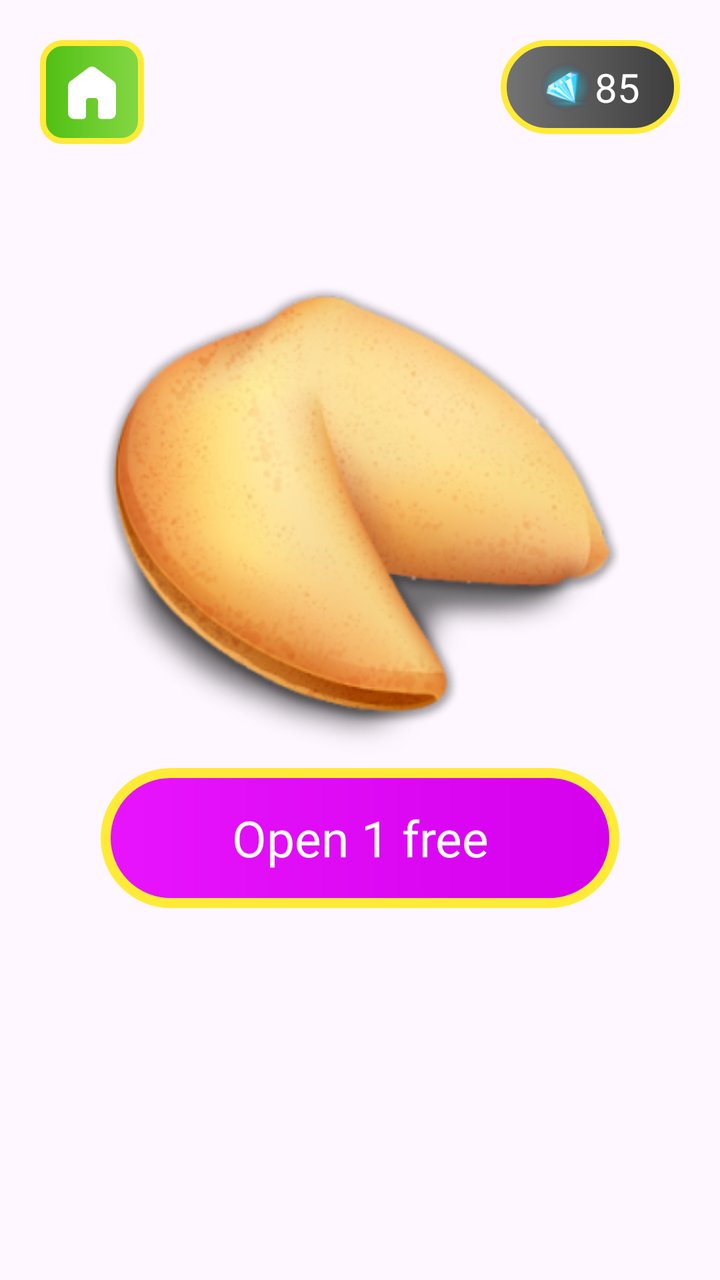
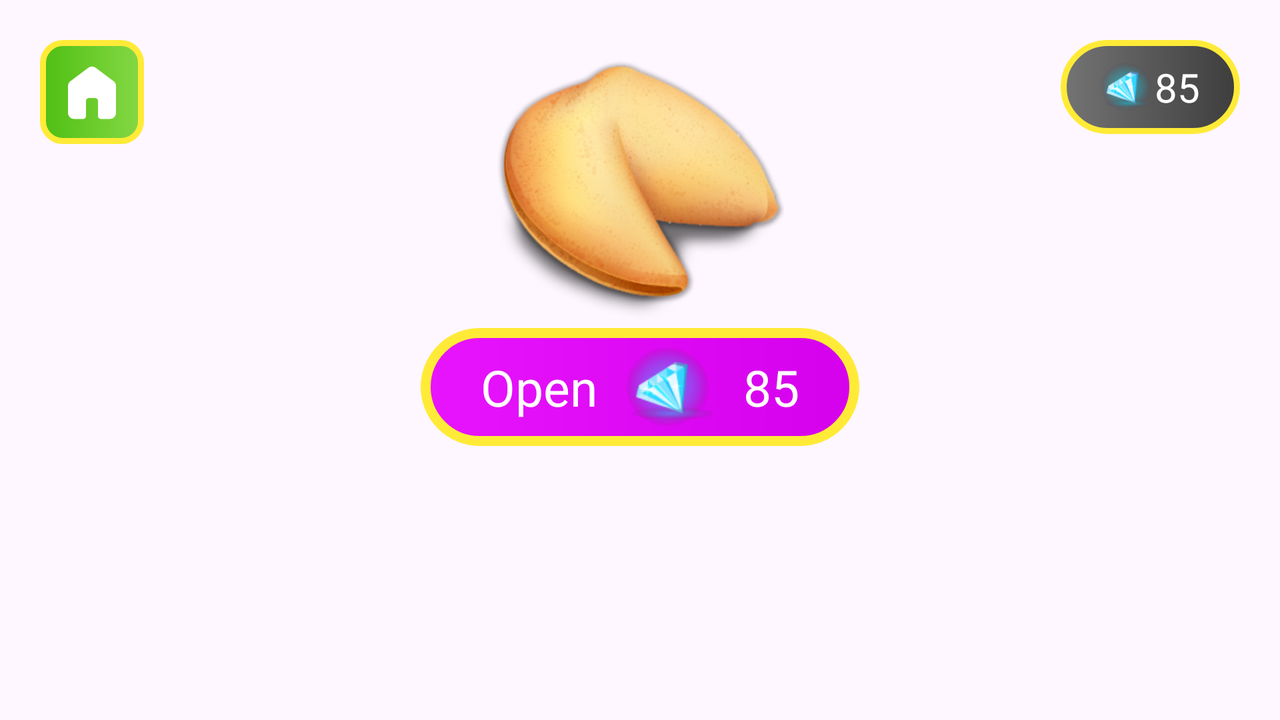

Two renders of one Android screen. The first uses the default layout on a phone; the second uses the alternative layout the repository ships for a different screen configuration, on a matching device. The two XML files are below.
<!-- AndroidManifest.xml: application theme Theme.CandysBonanzaFunny -->
<!-- res/layout/fragment_fortune_cookie.xml -->
<?xml version="1.0" encoding="utf-8"?>
<androidx.constraintlayout.widget.ConstraintLayout xmlns:android="http://schemas.android.com/apk/res/android"
    xmlns:tools="http://schemas.android.com/tools"
    android:layout_width="match_parent"
    android:layout_height="match_parent"
    xmlns:app="http://schemas.android.com/apk/res-auto"
    tools:context=".ui.fortune_cookies.FortuneCookieFragment">

    <androidx.constraintlayout.widget.Guideline
        android:id="@+id/hor60"
        android:layout_width="wrap_content"
        android:layout_height="wrap_content"
        android:orientation="horizontal"
        app:layout_constraintGuide_percent="0.6"
        />

    <ImageView
        android:id="@+id/btnHome"
        android:layout_width="wrap_content"
        android:layout_height="wrap_content"
        app:layout_constraintDimensionRatio="1:1"
        android:src="@drawable/home_without"
        android:background="@drawable/top_btns_bckgr"
        app:layout_constraintStart_toStartOf="parent"
        app:layout_constraintTop_toTopOf="parent"
        android:layout_marginTop="20dp"
        android:layout_marginStart="20dp"
        android:padding="8dp"
        />

    <include
        android:id="@+id/balance"
        android:layout_height="wrap_content"
        android:layout_width="wrap_content"
        layout="@layout/balance_layout"
        app:layout_constraintEnd_toEndOf="parent"
        app:layout_constraintTop_toTopOf="parent"
        android:layout_marginTop="20dp"
        android:layout_marginEnd="20dp"
        />

    <ImageView
        android:id="@+id/cookieImg"
        android:layout_width="0dp"
        android:layout_height="0dp"
        app:layout_constraintWidth_percent="0.72"
        app:layout_constraintDimensionRatio="1:1"
        app:layout_constraintStart_toStartOf="parent"
        app:layout_constraintEnd_toEndOf="parent"
        app:layout_constraintBottom_toTopOf="@id/hor60"
        android:src="@drawable/cookie"
        />

    <include
        android:id="@+id/btnBuy"
        android:layout_width="0dp"
        android:layout_height="0dp"
        layout="@layout/btn_buy_85"
        app:layout_constraintDimensionRatio="100:27"
        app:layout_constraintStart_toStartOf="@id/cookieImg"
        app:layout_constraintEnd_toEndOf="@id/cookieImg"
        app:layout_constraintTop_toBottomOf="@id/cookieImg"
        android:visibility="invisible"
        />

    <TextView
        android:id="@+id/openFree"
        android:layout_width="0dp"
        android:layout_height="0dp"
        app:layout_constraintDimensionRatio="100:27"
        app:layout_constraintStart_toStartOf="@id/cookieImg"
        app:layout_constraintEnd_toEndOf="@id/cookieImg"
        app:layout_constraintTop_toBottomOf="@id/cookieImg"
        android:textSize="25dp"
        android:gravity="center"
        android:text="@string/open_1_free"
        android:background="@drawable/btn_pink_bckgr"
        android:textColor="@color/white"
        android:fontFamily="@font/incised901bt_compact"
        />

    <include
        android:id="@+id/prediction"
        android:layout_width="0dp"
        android:layout_height="0dp"
        layout="@layout/prediction"
        app:layout_constraintStart_toStartOf="@id/cookieImg"
        app:layout_constraintEnd_toEndOf="@id/cookieImg"
        app:layout_constraintTop_toBottomOf="@id/btnBuy"
        app:layout_constraintBottom_toBottomOf="parent"
        android:layout_marginTop="10dp"
        android:layout_marginBottom="20dp"
        android:background="@drawable/prediction_bckgr"
        android:visibility="gone"
        />

</androidx.constraintlayout.widget.ConstraintLayout>
<!-- res/layout/balance_layout.xml (included above) -->
<?xml version="1.0" encoding="utf-8"?>
<androidx.constraintlayout.widget.ConstraintLayout xmlns:android="http://schemas.android.com/apk/res/android"
    android:layout_width="match_parent"
    android:layout_height="match_parent"
    xmlns:app="http://schemas.android.com/apk/res-auto">

    <ImageView
        android:id="@+id/balance_bckgr"
        android:layout_width="0dp"
        android:layout_height="0dp"
        app:layout_constraintStart_toStartOf="@id/ruby"
        app:layout_constraintEnd_toEndOf="@id/tvBalanceValue"
        app:layout_constraintTop_toTopOf="@id/tvBalanceValue"
        app:layout_constraintBottom_toBottomOf="@id/tvBalanceValue"
        android:src="@drawable/balance_bckgr"
        />

    <ImageView
        android:id="@+id/ruby"
        android:layout_width="0dp"
        android:layout_height="0dp"
        android:src="@drawable/ruby"
        app:layout_constraintDimensionRatio="1:1"
        app:layout_constraintStart_toStartOf="parent"
        app:layout_constraintTop_toTopOf="parent"
        app:layout_constraintBottom_toBottomOf="parent"
        android:paddingStart="20dp"
        />

    <TextView
        android:id="@+id/tvBalanceValue"
        android:layout_width="wrap_content"
        android:layout_height="wrap_content"
        app:layout_constraintStart_toEndOf="@id/ruby"
        app:layout_constraintTop_toTopOf="parent"
        app:layout_constraintBottom_toBottomOf="parent"
        android:fontFamily="@font/incised901bt_compact"
        android:textColor="@color/white"
        android:textSize="20sp"
        android:paddingEnd="20dp"
        android:paddingVertical="10dp"
        android:text="85"
        />

</androidx.constraintlayout.widget.ConstraintLayout>
<!-- res/layout/btn_buy_85.xml (included above) -->
<?xml version="1.0" encoding="utf-8"?>
<LinearLayout xmlns:android="http://schemas.android.com/apk/res/android"
    android:layout_width="match_parent"
    android:layout_height="match_parent"
    android:orientation="horizontal"
    android:background="@drawable/btn_pink_bckgr"
    android:gravity="center"
    android:paddingStart="30dp"
    android:paddingEnd="30dp"
    android:paddingVertical="10dp"
    >

    <TextView
        android:layout_width="wrap_content"
        android:layout_height="wrap_content"
        android:text="@string/open"
        android:textColor="@color/white"
        android:fontFamily="@font/incised901bt_compact"
        android:textSize="25dp"
        android:layout_weight="2"
        />

    <ImageView
        android:layout_width="wrap_content"
        android:layout_height="wrap_content"
        android:src="@drawable/ruby"
        android:layout_weight="1"
        />

    <TextView
        android:layout_width="wrap_content"
        android:layout_height="wrap_content"
        android:text="85"
        android:textColor="@color/white"
        android:fontFamily="@font/incised901bt_compact"
        android:textSize="25dp"
        android:layout_weight="2"
        />



</LinearLayout>
<!-- res/layout/prediction.xml (included above) -->
<?xml version="1.0" encoding="utf-8"?>
<LinearLayout xmlns:android="http://schemas.android.com/apk/res/android"
    android:layout_width="match_parent"
    android:layout_height="match_parent"
    xmlns:tools="http://schemas.android.com/tools"
    android:background="@drawable/prediction_bckgr"
    android:paddingHorizontal="10dp"
    android:orientation="vertical"
    android:paddingTop="25dp"
    android:gravity="center_horizontal"
    >

    <TextView
        android:layout_width="wrap_content"
        android:layout_height="wrap_content"
        android:textColor="@color/white"
        android:fontFamily="@font/incised901bt_compact"
        android:textSize="22dp"
        android:text="@string/today_s_prediction"
        android:gravity="center"
        />

    <ScrollView
        android:layout_width="wrap_content"
        android:layout_height="wrap_content"
        android:layout_marginTop="20dp"
        >

        <TextView
            android:id="@+id/predictionText"
            android:layout_width="wrap_content"
            android:layout_height="wrap_content"
            android:textColor="@color/white"
            android:fontFamily="@font/incised901bt_compact"
            android:textSize="18dp"
            android:gravity="center"
            tools:text="@string/prediction_1"
            />

    </ScrollView>

</LinearLayout>
<!-- resources referenced by this layout -->
<resources>
  <!-- drawable balance_bckgr (drawable) -->
  <?xml version="1.0" encoding="utf-8"?>
  <shape xmlns:android="http://schemas.android.com/apk/res/android">
  
      <stroke
          android:color="#FFEB37"
          android:width="3dp"
          />
      <corners android:radius="250dp" />
      <gradient
          android:startColor="#3D3D3D"
          android:centerY="0.5"
          android:centerX="0.5"
          android:endColor="#747474"
          android:angle="180"
  
          />
  
  </shape>
  <!-- drawable btn_pink_bckgr (drawable) -->
  <?xml version="1.0" encoding="utf-8"?>
  <shape xmlns:android="http://schemas.android.com/apk/res/android">
  
      <stroke
          android:color="#FFEB37"
          android:width="5dp"
          />
      <corners android:radius="250dp" />
      <gradient
          android:startColor="#D500EC"
          android:centerY="0.5"
          android:centerX="0.5"
          android:endColor="#E714FD"
          android:angle="180"
          />
  
  </shape>
  <!-- drawable cookie: png bitmap (drawable, 63933 bytes) -->
  <!-- drawable home_without (drawable) -->
  <vector xmlns:android="http://schemas.android.com/apk/res/android"
      android:width="36dp"
      android:height="36dp"
      android:viewportWidth="960"
      android:viewportHeight="960"
      android:tint="@color/white">
    <path
        android:fillColor="@android:color/white"
        android:pathData="M160,760L160,400Q160,381 168.5,364Q177,347 192,336L432,156Q453,140 480,140Q507,140 528,156L768,336Q783,347 791.5,364Q800,381 800,400L800,760Q800,793 776.5,816.5Q753,840 720,840L600,840Q583,840 571.5,828.5Q560,817 560,800L560,600Q560,583 548.5,571.5Q537,560 520,560L440,560Q423,560 411.5,571.5Q400,583 400,600L400,800Q400,817 388.5,828.5Q377,840 360,840L240,840Q207,840 183.5,816.5Q160,793 160,760Z"/>
  </vector>
  <!-- drawable prediction_bckgr (drawable) -->
  <?xml version="1.0" encoding="utf-8"?>
  <shape xmlns:android="http://schemas.android.com/apk/res/android">
  
      <stroke
          android:color="#FFEB37"
          android:width="5dp"
          />
      <corners android:radius="50dp" />
      <gradient
          android:startColor="#85D844"
          android:centerY="0.5"
          android:centerX="0.5"
          android:endColor="#4FBF13"
          android:angle="180"
          />
  
  </shape>
  <!-- drawable ruby: png bitmap (drawable, 9139 bytes) -->
  <!-- drawable top_btns_bckgr (drawable) -->
  <?xml version="1.0" encoding="utf-8"?>
  <shape xmlns:android="http://schemas.android.com/apk/res/android">
  
      <stroke
          android:color="#FFEB37"
          android:width="3dp"
          />
      <corners android:radius="10dp" />
      <gradient
          android:startColor="#85D844"
          android:centerY="0.5"
          android:centerX="0.5"
          android:endColor="#4FBF13"
          android:angle="180"
          />
  
  </shape>
  <string name="open">Open</string>
  <string name="open_1_free">Open 1 free</string>
  <string name="prediction_1">On this day, you will experience mental lightness and a surge of positive emotions.</string>
  <string name="today_s_prediction">Today\'s prediction</string>
  <style name="Theme.CandysBonanzaFunny" parent="Base.Theme.CandysBonanzaFunny" />
  <style name="Base.Theme.CandysBonanzaFunny" parent="Theme.Material3.DayNight.NoActionBar">
          
          
      </style>
</resources>
<!-- res/layout-land/fragment_fortune_cookie.xml (the repository's variant of the layout above) -->
<!-- drawn on the phone turned sideways -->
<?xml version="1.0" encoding="utf-8"?>
<androidx.constraintlayout.widget.ConstraintLayout xmlns:android="http://schemas.android.com/apk/res/android"
    xmlns:tools="http://schemas.android.com/tools"
    android:layout_width="match_parent"
    android:layout_height="match_parent"
    xmlns:app="http://schemas.android.com/apk/res-auto"
    tools:context=".ui.fortune_cookies.FortuneCookieFragment">

    <androidx.constraintlayout.widget.Guideline
        android:id="@+id/hor60"
        android:layout_width="wrap_content"
        android:layout_height="wrap_content"
        android:orientation="horizontal"
        app:layout_constraintGuide_percent="0.6"
        />

    <ImageView
        android:id="@+id/btnHome"
        android:layout_width="wrap_content"
        android:layout_height="wrap_content"
        app:layout_constraintDimensionRatio="1:1"
        android:src="@drawable/home_without"
        android:background="@drawable/top_btns_bckgr"
        app:layout_constraintStart_toStartOf="parent"
        app:layout_constraintTop_toTopOf="parent"
        android:layout_marginTop="20dp"
        android:layout_marginStart="20dp"
        android:padding="8dp"
        />

    <include
        android:id="@+id/balance"
        android:layout_height="wrap_content"
        android:layout_width="wrap_content"
        layout="@layout/balance_layout"
        app:layout_constraintEnd_toEndOf="parent"
        app:layout_constraintTop_toTopOf="parent"
        android:layout_marginTop="20dp"
        android:layout_marginEnd="20dp"
        />

    <ImageView
        android:id="@+id/cookieImg"
        android:layout_width="0dp"
        android:layout_height="0dp"
        app:layout_constraintHeight_percent="0.4"
        app:layout_constraintDimensionRatio="1:1"
        app:layout_constraintStart_toStartOf="parent"
        app:layout_constraintEnd_toEndOf="parent"
        app:layout_constraintTop_toTopOf="parent"
        android:layout_marginTop="20dp"
        android:src="@drawable/cookie"
        />

    <include
        android:id="@+id/btnBuy"
        android:layout_width="wrap_content"
        android:layout_height="0dp"
        layout="@layout/btn_buy_85"
        app:layout_constraintDimensionRatio="100:27"
        app:layout_constraintStart_toStartOf="@id/cookieImg"
        app:layout_constraintEnd_toEndOf="@id/cookieImg"
        app:layout_constraintTop_toBottomOf="@id/cookieImg"
        android:visibility="visible"
        />

    <TextView
        android:id="@+id/openFree"
        android:layout_width="wrap_content"
        android:layout_height="0dp"
        app:layout_constraintDimensionRatio="100:27"
        app:layout_constraintStart_toStartOf="@id/cookieImg"
        app:layout_constraintEnd_toEndOf="@id/cookieImg"
        app:layout_constraintTop_toBottomOf="@id/cookieImg"
        android:textSize="25dp"
        android:paddingHorizontal="20dp"
        android:gravity="center"
        android:text="@string/open_1_free"
        android:background="@drawable/btn_pink_bckgr"
        android:textColor="@color/white"
        android:fontFamily="@font/incised901bt_compact"
        android:visibility="invisible"
        />

    <include
        android:id="@+id/prediction"
        android:layout_width="0dp"
        android:layout_height="0dp"
        layout="@layout/prediction"
        app:layout_constraintStart_toStartOf="parent"
        app:layout_constraintEnd_toEndOf="parent"
        android:layout_marginHorizontal="20dp"
        app:layout_constraintTop_toBottomOf="@id/btnBuy"
        app:layout_constraintBottom_toBottomOf="parent"
        android:layout_marginTop="10dp"
        android:layout_marginBottom="20dp"
        android:background="@drawable/prediction_bckgr"
        android:visibility="gone"
        />

</androidx.constraintlayout.widget.ConstraintLayout>
